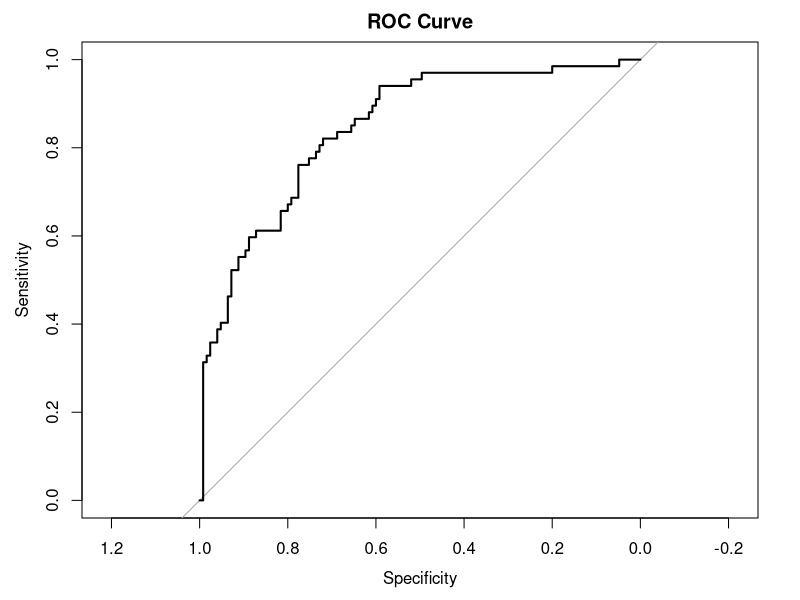

Source code (R):
# Install required packages
if (!require("caret")) install.packages("caret", dependencies = TRUE)
if (!require("mlbench")) install.packages("mlbench")

# Load necessary libraries
library(caret)
library(mlbench)

# Load the PimaIndiansDiabetes dataset
data(PimaIndiansDiabetes)

# View a summary of the data
summary(PimaIndiansDiabetes)

# Set a seed for reproducibility
set.seed(123)

# Split the data into training (75%) and testing (25%) sets
train_index <- createDataPartition(PimaIndiansDiabetes$diabetes, p = 0.75, list = FALSE)
train_data <- PimaIndiansDiabetes[train_index, ]
test_data <- PimaIndiansDiabetes[-train_index, ]

# Train a logistic regression model
model <- train(
  diabetes ~ .,  # Formula: Predict diabetes using all other variables
  data = train_data,
  method = "glm",  # Logistic regression
  family = "binomial",
  trControl = trainControl(method = "cv", number = 5)  # 5-fold cross-validation
)

# Print the model summary
print(model)

# Make predictions on the test set (probabilities)
pred_prob <- predict(model, newdata = test_data, type = "prob")

# Convert probabilities to binary predictions (threshold = 0.5)
predictions <- ifelse(pred_prob$pos > 0.5, "pos", "neg")

# Evaluate the model's performance
confusion_matrix <- confusionMatrix(as.factor(predictions), test_data$diabetes)
print(confusion_matrix)

# ROC Curve and AUC
if (!require("pROC")) install.packages("pROC")
library(pROC)
roc_curve <- roc(test_data$diabetes, pred_prob$pos)
plot(roc_curve, main = "ROC Curve")
cat("AUC:", auc(roc_curve), "\n")

